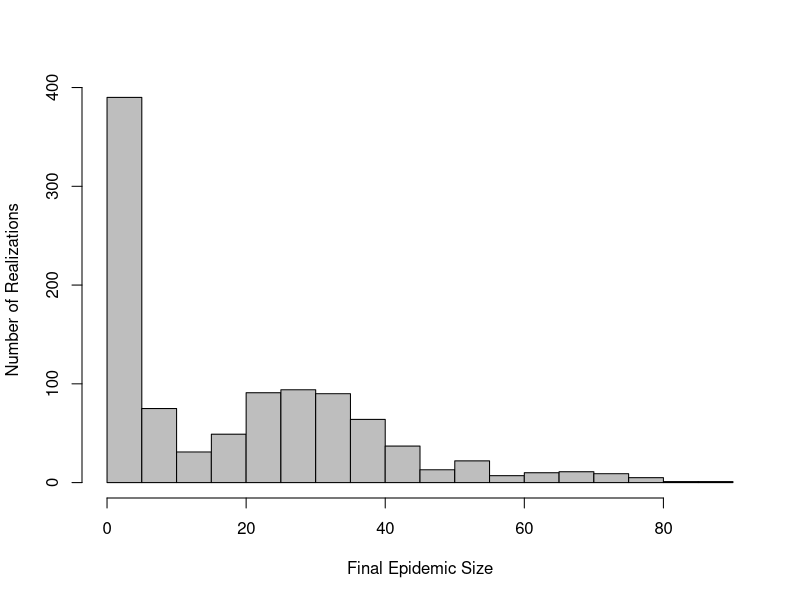
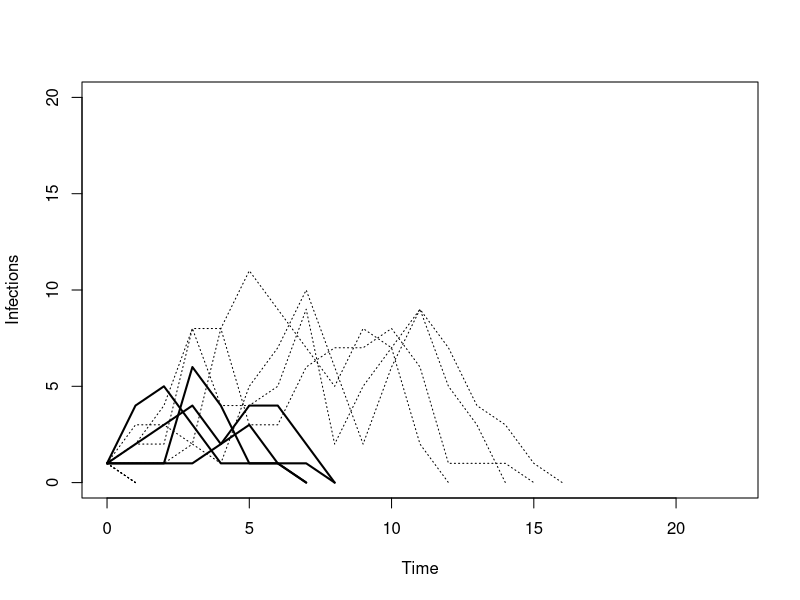
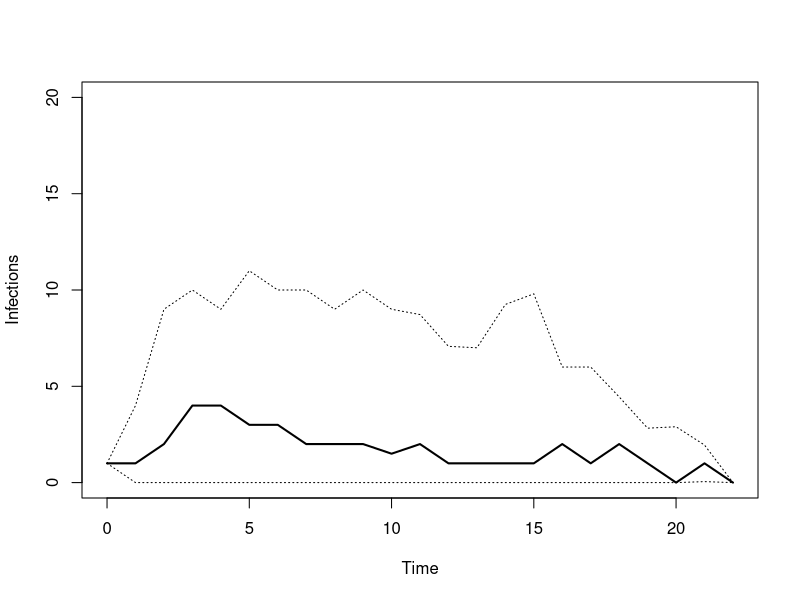
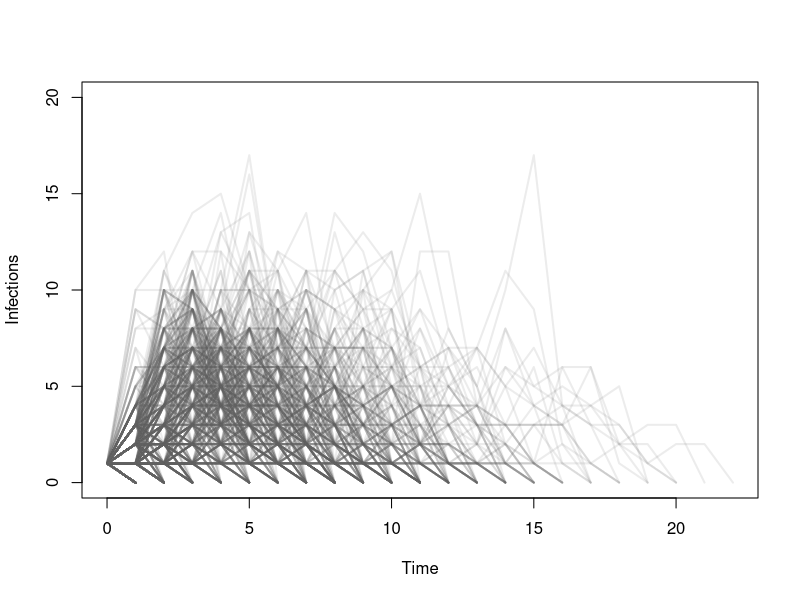
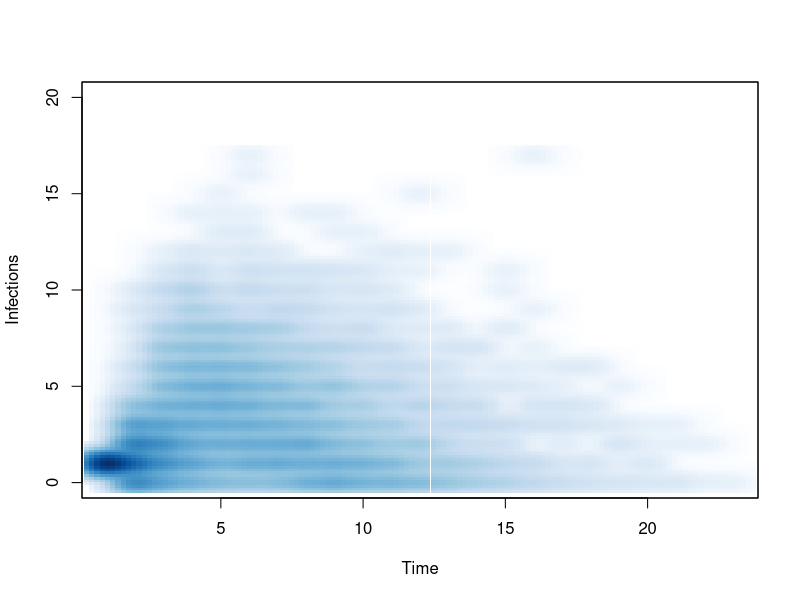
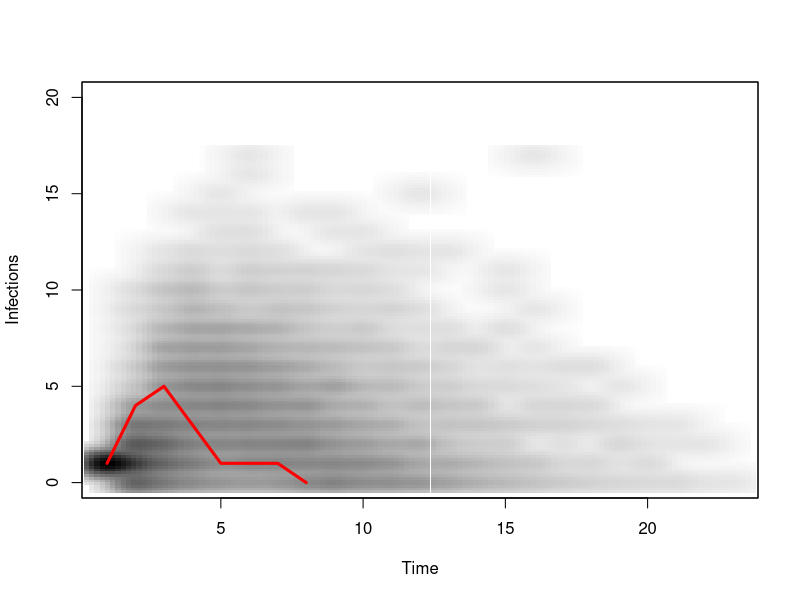

Source code (R) for these figures, in order:
###########################################################
# Setting Global Variables, Modifying Data Sets as Needed #
###########################################################
#Importing data sets into R
epidemic_timeseries <- read.csv("epidemic_timeseries.csv", sep=",", header= F)

timeseries_matrix <- as.matrix(epidemic_timeseries)
max_length <- 22 # Number of observations in epidemic_timeseries - 1
realizations <- 1000 # How many realizations of the model were run

#Create a new vector with the total number of cases for each epidemic
epidemic_sizes <- colSums(timeseries_matrix, na.rm = TRUE)
median_size<- median(epidemic_sizes)
upper_size <- quantile(epidemic_sizes, probs = c(0.975), na.rm=TRUE)
lower_size <- quantile(epidemic_sizes, probs = c(0.025), na.rm=TRUE)

#Create a long dataset with all epidemics in a single column with a timestamp
stack_series <- stack(epidemic_timeseries)
timestamp <- data.frame(rep(seq(1,23),realizations))
long_series<- cbind(stack_series,timestamp)
long_series<- long_series[,-2] #delete extraneous column

#Find the median and pointwise 2.5th and 97.5th quantiles for each simulated timestep
median_line <- apply(epidemic_timeseries, 1, median, na.rm = TRUE)
pointwise_CI <- apply(epidemic_timeseries, 1, quantile, probs = c(0.025, 0.975),  na.rm = TRUE)

#Select possible realizations representing the median, 2.5th and 97.5th percentiles of epidemic size
#Draw 4 of each
median_candidates <- which(epidemic_sizes == median_size)
median_sample <- sample(median_candidates, 4)
median_realizations<- epidemic_timeseries[median_sample]

upper_candidates <- which(epidemic_sizes == upper_size)
upper_sample <- sample(upper_candidates, 4)
upper_realizations<- epidemic_timeseries[upper_sample]

lower_candidates <- which(epidemic_sizes == lower_size)
lower_sample <- sample(lower_candidates, 4)
lower_realizations<- epidemic_timeseries[lower_sample]

############
# Figure 2 #
############
#Histogram of Final Epidemic Sizes
pdf('epidemic_histogram.pdf')
hist(epidemic_sizes, breaks = 20, col = "grey", xlab = "Final Epidemic Size", ylab = "Number of Realizations", main="")
dev.off()

#############
# Figure 3A #
#############
#Plot four realizations each of the median, 2.5th and 97.5th percentiles of epidemic sizes
pdf('final_size_intervals.pdf')
plot(0:max_length, rep(NA,max_length+1),main="", xlab="Time",ylab="Infections", ylim=c(0,20))
for (i in 1:4){
	lines(0:max_length,median_realizations[,i], lwd = 2, col = "black")
	lines(0:max_length,upper_realizations[,i], lwd = 1, col = "black", lty = 3)
	lines(0:max_length,lower_realizations[,i], lwd = 1, col = "black", lty = 3)
}
dev.off()

#############
# Figure 3B #
#############
#Plot the pointwise median, 2.5th and 97.5th percentiles of the simulations
pdf('pointwise_intervals.pdf')
plot(0:max_length, rep(NA,max_length+1), main="", xlab="Time",ylab="Infections",ylim=c(0,20))
lines(0:max_length,median_line,lwd=2,col="black") #Plot Median Line
lines(0:max_length,pointwise_CI[1,], lwd=1, col="black", lty = 3) #Plot Lower Interval
lines(0:max_length,pointwise_CI[2,], lwd=1, col="black", lty=3) #Plot Upper Interval
dev.off()

#############
# Figure 3C #
#############
#Plot of each run individually, with transparency set to 70% transparent
pdf('overplotted_lines.pdf')
plot(0:max_length, rep(NA,max_length+1),main="",xlab="Time", ylab="Infections", ylim=c(0,20))
for (i in 1:realizations) {
  lines(0:max_length, timeseries_matrix [ ,i],lwd=2,col=rgb(100,100,100,30,maxColorValue=255))
}
dev.off()

#############
# Figure 3D #
#############
#Smooth scatterplot of the epidemic data, with 128 bins, and plotting of the individual points turned off
pdf('smoothed.pdf')
smoothScatter(long_series[,2],long_series[,1],nbin=128,nrpoints=0,main="", xlab="Time",ylab="Infections", ylim=c(0,20))
dev.off()

#########################
# Supplemental Figure 1 #
#########################
# Smooth greyscale scatterplot similar to Figure 3D, with the addition of a single overlayed trajectory of interest
# In this example, the trajectory plotted is one of the candidate "median" realizations
pdf('smooth_with_trajectory.pdf')
smoothScatter(long_series[,2],long_series[,1],nbin=128,nrpoints=0,main="", xlab="Time",ylab="Infections", ylim=c(0,20),colramp=colorRampPalette(RColorBrewer::brewer.pal(9,"Greys")))
single_trajectory <- epidemic_timeseries[sample(median_candidates, 1)]
lines(single_trajectory, lwd = 3, col = "red")
dev.off()
